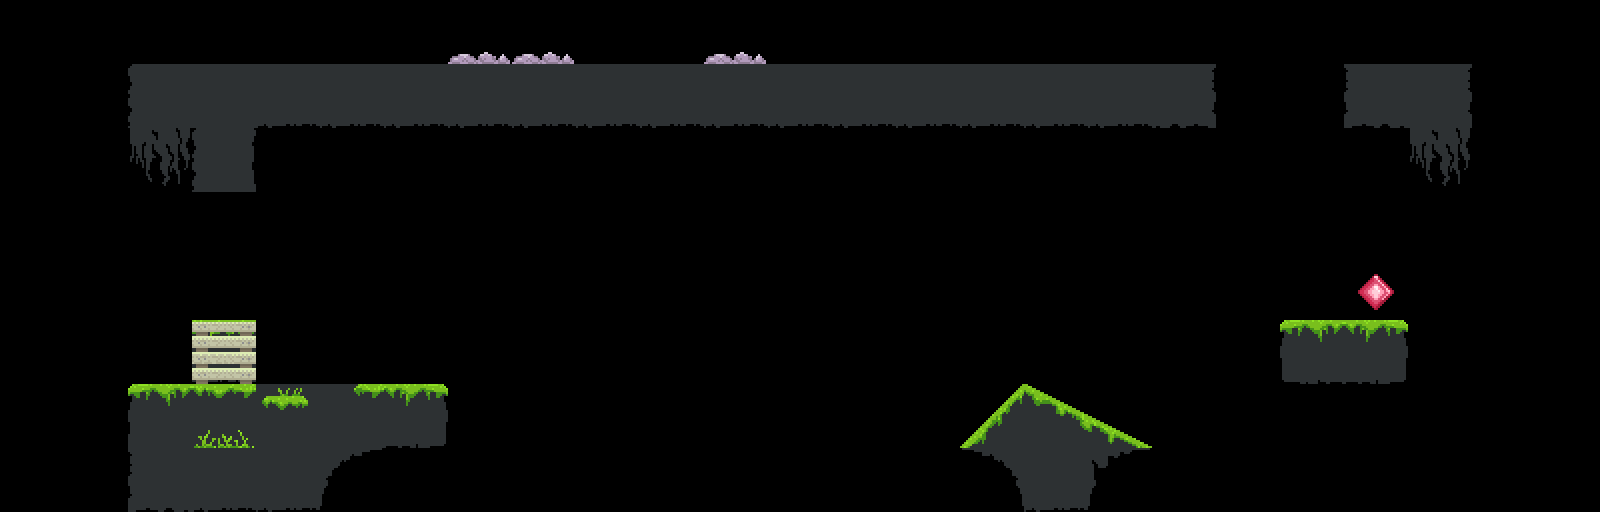

Rendered tile map (Tiled .tmx) drawn with the repository's tilesets; below, a short description and the map source with its tile grids summarised:
An orthogonal 25x8 tile map with 64x64 px tiles, 1 tile layer (map) and 16 objects (start, end, powerup).

<map version="1.0.0" orientation="orthogonal" renderorder="right-down" width="25" height="8" tilewidth="64" tileheight="64" nextobjectid="19">
 <tileset firstgid="1" source="../tilesets/MyTiles_64x64.tsx" />
 <layer name="map" width="25" height="8">
  <data>[200 cells, 44 non-empty, 23 distinct tile ids]</data>
 </layer>
 <objectgroup name="ground">
  <object id="1" x="128" y="64" width="1088" height="64" />
  <object id="3" x="128" y="128" width="128" height="64" />
  <object id="4" x="128" y="384" width="320" height="64" />
  <object id="5" x="128" y="448" width="192" height="64" />
  <object id="6" x="1024" y="448" width="64" height="64" />
  <object id="7" x="1280" y="320" width="128" height="64" />
  <object id="8" x="1344" y="64" width="128" height="64" />
  <object id="9" x="1408" y="128" width="64" height="64" />
  <object id="10" x="320" y="448">
   <polygon points="0,0 61.9644,0.377369 16.7318,19.4038 0.218265,59.9696" />
  </object>
  <object id="11" x="960" y="448">
   <polygon points="0,0 64,-64 192,0" />
  </object>
  <object id="12" x="1088" y="448">
   <polygon points="0,0 64,0 19.3151,12.9726 0.18962,57.7622" />
  </object>
  <object id="13" x="1024" y="448">
   <polygon points="0,0 -64,0 -18.0335,16.8958 0,64" />
  </object>
 </objectgroup>
 <objectgroup name="positions">
  <object id="14" name="start" x="192" y="320" width="64" height="64" />
  <object id="15" name="end" x="1344" y="256" width="64" height="64" />
 </objectgroup>
 <objectgroup name="objects">
  <object id="17" x="814.12" y="597.869">
   <ellipse />
  </object>
  <object id="18" type="powerup" x="448" y="128" width="64" height="64">
   <properties>
    <property name="class" value="gravity" />
   </properties>
  </object>
 </objectgroup>
</map>
